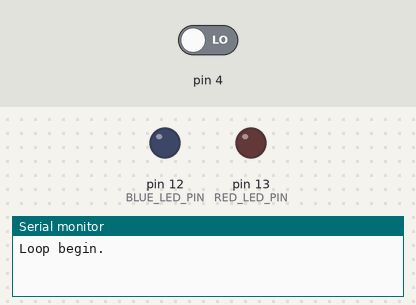
A sketch run on a simulated Arduino Uno, built with avr-gcc and run on an emulated ATmega328P. On the bench: output pins drawn as LEDs (lit = HIGH), the last lines printed to the serial monitor. The test bench sets the inputs (shaded band); at power-on: pin 4 LOW.

Above: at 1.2 s.
1.3 s: pin 4 driven HIGH
At 1.7 s:
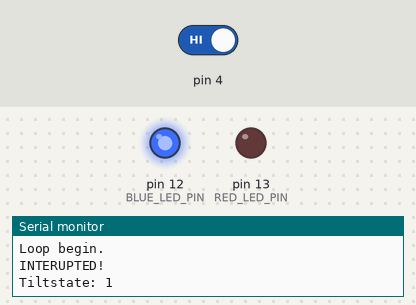
2.8 s: pin 4 driven LOW
At 4.0 s:
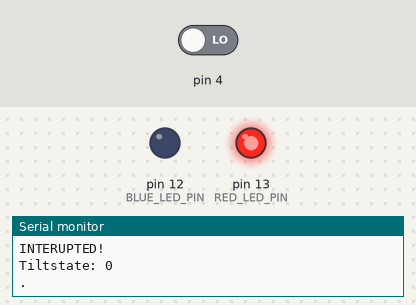
Timing chart, 0 to 5.8 s (numbered marks = the images above; inputs shaded):
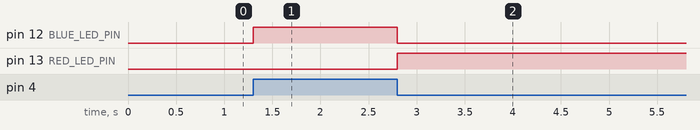

The sketch:

Task1.2P.ino
```cpp
// Define constant read-only variables for button and led pins
const uint8_t RED_LED_PIN = 13;
const uint8_t BLUE_LED_PIN = 12;

// Init tiltState - will change
volatile bool tiltState = false;

// Run on startup - assign outputs, interrupt and serial connection
void setup() {
  DDRB |= 0b00110000;  // assign leds 12 and 13 to output;
  PCICR |= 0b00000100;  // enable pin change interrupt for Port D
  PCMSK2 |= 0b00010000;  // enable interrupt for pin 4
  Serial.begin(9600);  //establish serial connection with standard baud rate
}

// Loop left in so we can see it be interrupted
void loop() {
  Serial.print("Loop begin");
  delay(1000);
  Serial.print(".");
  delay(1000);
  Serial.print(".");
  delay(1000);
  Serial.print(". ");
  delay(1000);
  Serial.println("Loop end.");
}

// Interrupt service routine watching port D
ISR(PCINT2_vect) {
  Serial.println("");
  Serial.println("INTERUPTED!");
  tiltState = PIND & 0b00010000;  // alternative byte code for digitalRead()
  Serial.print("Tiltstate: ");
  Serial.println(tiltState);

  // Set red and blue leds based on tiltState
  digitalWrite(RED_LED_PIN, !tiltState);
  digitalWrite(BLUE_LED_PIN, tiltState);
}
```

Measured:
- after the input at 1.3 s, pin 12 (BLUE_LED_PIN): LOW → HIGH at once
- after the input at 2.8 s, pin 12 (BLUE_LED_PIN): HIGH → LOW at once; pin 13 (RED_LED_PIN): LOW → HIGH at once
